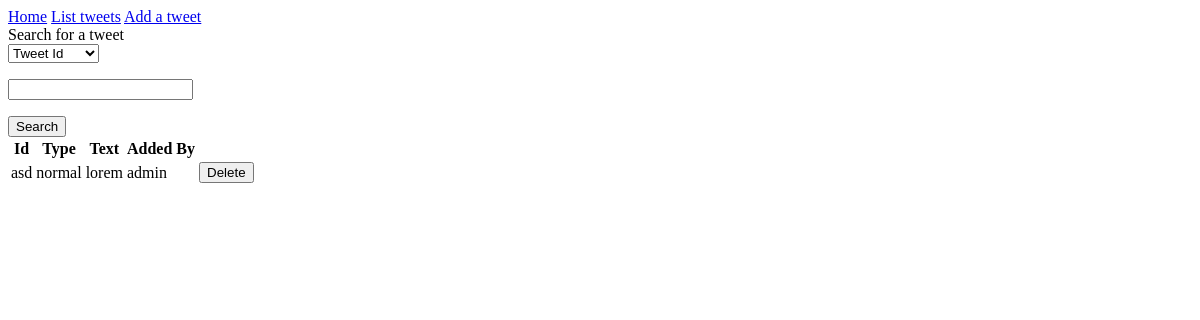
Page /tweets on the earlier database version.
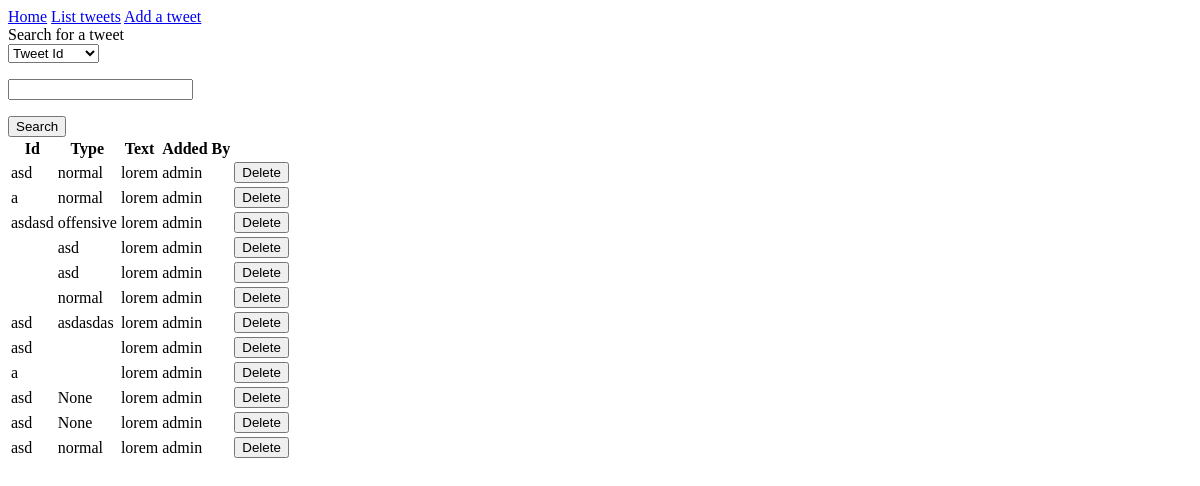
Same page on the later database version.
### application/tweets/models.py (models this page shows, shortened)
class Tweet(db.Model):
    id = db.Column(db.Integer, primary_key=True)
    date_created = db.Column(db.DateTime, default=db.func.current_timestamp())
    date_modified = db.Column(db.DateTime, default=db.func.current_timestamp(),
    onupdate=db.func.current_timestamp())
    tweetid = db.Column(db.String(100))
    tweettype = db.Column(db.String(100))
    tweettext = db.Column(db.String(300))
    addedby = db.Column(db.String(100))

### application/tweets/views.py (the view)
@app.route("/tweets", methods=['GET', 'POST'])
def tweets_index():
    search = TweetSeachForm(request.form)
    if request.method == 'POST':
        return search_results(search)
    return render_template("tweets/list.html", tweets=Tweet.query.all(), form=search)

### application/tweets/forms.py
class TweetSeachForm(Form):
    choices = [('Tweet Id', 'Tweet Id'), ('Tweet Type', 'Tweet Type')]
    select = SelectField('Search for tweets: ', choices=choices)
    search = StringField('')

### application/templates/tweets/list.html (shortened to what this page needs)
{% extends "layout.html" %}
{% block body %}
    <div>Search for a tweet</div>
            <form method=post action="{{ url_for('tweets_index') }}">
            <d1>
                {{ form.select }}
                <p>
                {{ form.search }}
            </d1>
            </p><input type="submit" value="Search"/>
        </form>
  <table>
    <tr>
      <th>Id</th>
      <th>Type</th>
      <th>Text</th>
      <th>Added By</th>
      <th></th>
    </tr>
    {% for tweet in tweets %}
    <tr>
        <td>{{ tweet.tweetid }}</td>
        <td>{{ tweet.tweettype }}</td>
        <td>{{ tweet.tweettext }}</td>
        <td>{{ tweet.addedby }}</td>
        <td>
            <form method="POST" action="./delete">
            <input type="submit" value="Delete">
            </form>
        </td>
    </tr>
    {% endfor %}
  </table>
{% endblock %}

### application/templates/layout.html (shortened to what this page needs)
  <!DOCTYPE html>
  <html>
    <head>
    </head>
    <div class="topnav">
        <a class="active" href="/">Home</a>
        <a href="{{ url_for('tweets_index') }}">List tweets</a>
        <a href="{{ url_for('tweets_form') }}">Add a tweet</a>
    </div>
      {% block body %}{% endblock %}
    </body>
  </html>

Differences in the rows shown:
added Tweet: tweetid "a", tweettype "normal", tweettext "lorem", addedby "admin"
added Tweet: tweetid "asdasd", tweettype "offensive", tweettext "lorem", addedby "admin"
added Tweet: tweettype "asd", tweettext "lorem", addedby "admin"
added Tweet: tweettype "asd", tweettext "lorem", addedby "admin"
added Tweet: tweettype "normal", tweettext "lorem", addedby "admin"
added Tweet: tweetid "asd", tweettype "asdasdas", tweettext "lorem", addedby "admin"
added Tweet: tweetid "asd", tweettext "lorem", addedby "admin"
added Tweet: tweetid "a", tweettext "lorem", addedby "admin"
added Tweet: tweetid "asd", tweettype "None", tweettext "lorem", addedby "admin"
added Tweet: tweetid "asd", tweettype "None", tweettext "lorem", addedby "admin"
added Tweet: tweetid "asd", tweettype "normal", tweettext "lorem", addedby "admin"
